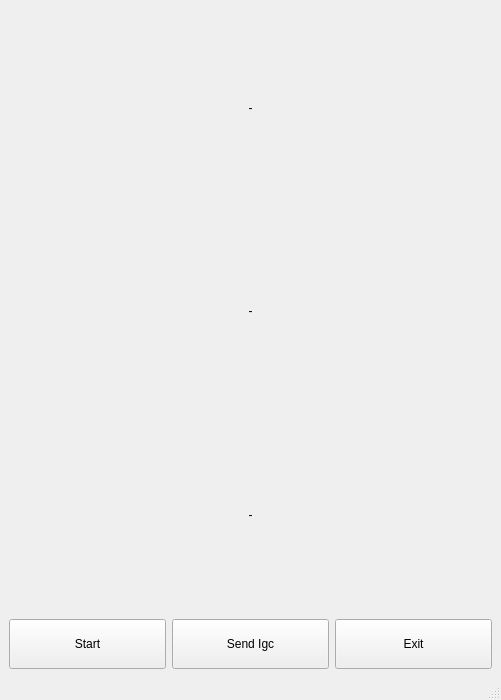
<?xml version="1.0" encoding="UTF-8"?>
<ui version="4.0">
 <class>MainWindow</class>
 <widget class="QMainWindow" name="MainWindow">
  <property name="geometry">
   <rect>
    <x>0</x>
    <y>0</y>
    <width>501</width>
    <height>700</height>
   </rect>
  </property>
  <property name="windowTitle">
   <string>MainWindow</string>
  </property>
  <widget class="QWidget" name="centralwidget">
   <layout class="QGridLayout" name="gridLayout">
    <item row="0" column="0">
     <layout class="QVBoxLayout" name="verticalLayout_2">
      <item>
       <widget class="QLabel" name="label_vario">
        <property name="text">
         <string>-</string>
        </property>
        <property name="alignment">
         <set>Qt::AlignCenter</set>
        </property>
       </widget>
      </item>
     </layout>
    </item>
    <item row="2" column="0">
     <layout class="QVBoxLayout" name="verticalLayout">
      <item>
       <widget class="QLabel" name="label_gps">
        <property name="minimumSize">
         <size>
          <width>0</width>
          <height>0</height>
         </size>
        </property>
        <property name="maximumSize">
         <size>
          <width>16777215</width>
          <height>16777215</height>
         </size>
        </property>
        <property name="text">
         <string>-</string>
        </property>
        <property name="alignment">
         <set>Qt::AlignCenter</set>
        </property>
       </widget>
      </item>
     </layout>
    </item>
    <item row="4" column="0">
     <layout class="QHBoxLayout" name="horizontalLayout">
      <item>
       <widget class="QPushButton" name="buttonStart">
        <property name="maximumSize">
         <size>
          <width>16777215</width>
          <height>50</height>
         </size>
        </property>
        <property name="text">
         <string>Start</string>
        </property>
       </widget>
      </item>
      <item>
       <widget class="QPushButton" name="buttonFile">
        <property name="maximumSize">
         <size>
          <width>16777215</width>
          <height>50</height>
         </size>
        </property>
        <property name="text">
         <string>Send Igc</string>
        </property>
       </widget>
      </item>
      <item>
       <widget class="QPushButton" name="pushButton_exit">
        <property name="maximumSize">
         <size>
          <width>16777215</width>
          <height>50</height>
         </size>
        </property>
        <property name="text">
         <string>Exit</string>
        </property>
       </widget>
      </item>
     </layout>
    </item>
    <item row="1" column="0">
     <layout class="QVBoxLayout" name="verticalLayout_3">
      <item>
       <widget class="QLabel" name="label_altitude">
        <property name="text">
         <string>-</string>
        </property>
        <property name="alignment">
         <set>Qt::AlignCenter</set>
        </property>
       </widget>
      </item>
     </layout>
    </item>
   </layout>
  </widget>
  <widget class="QMenuBar" name="menubar">
   <property name="geometry">
    <rect>
     <x>0</x>
     <y>0</y>
     <width>501</width>
     <height>21</height>
    </rect>
   </property>
  </widget>
  <widget class="QStatusBar" name="statusbar"/>
 </widget>
 <resources/>
 <connections/>
</ui>
